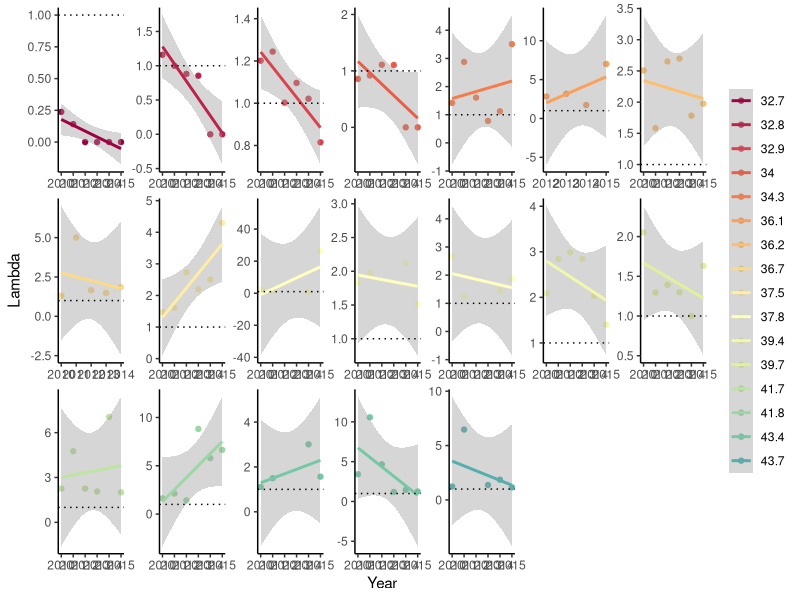
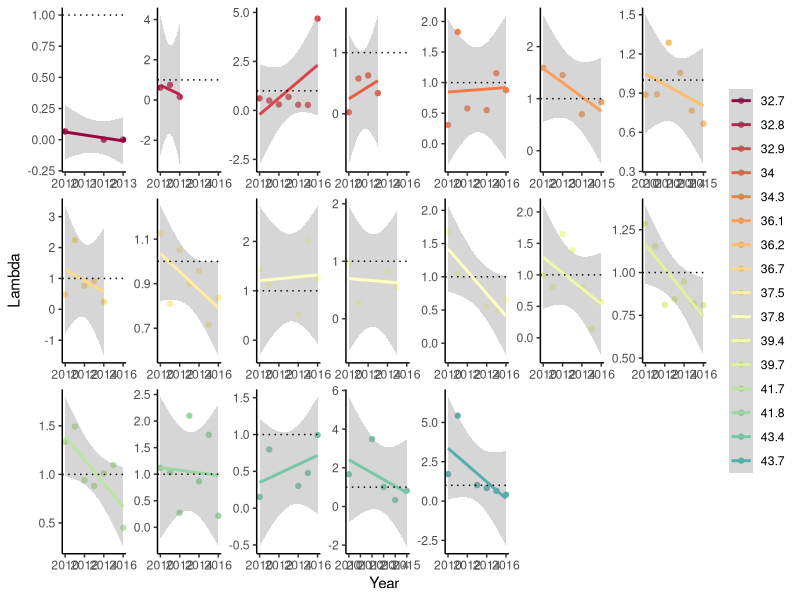
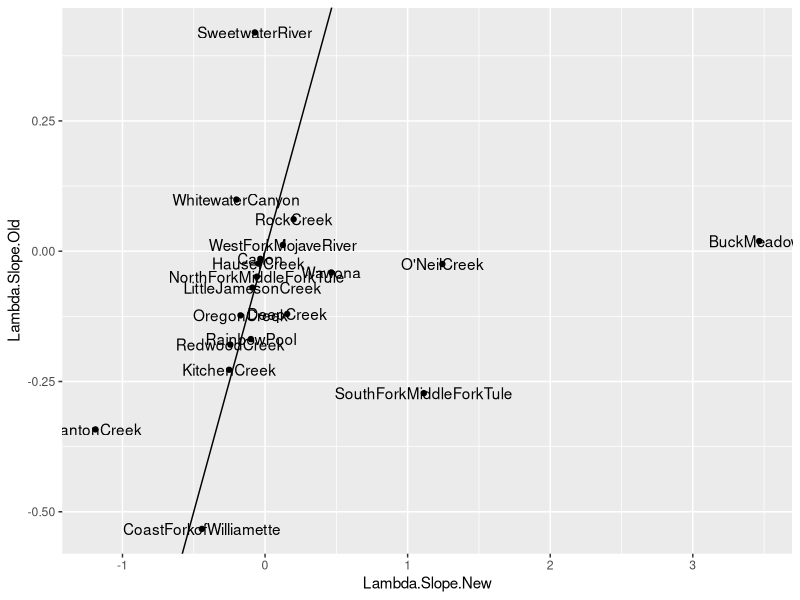
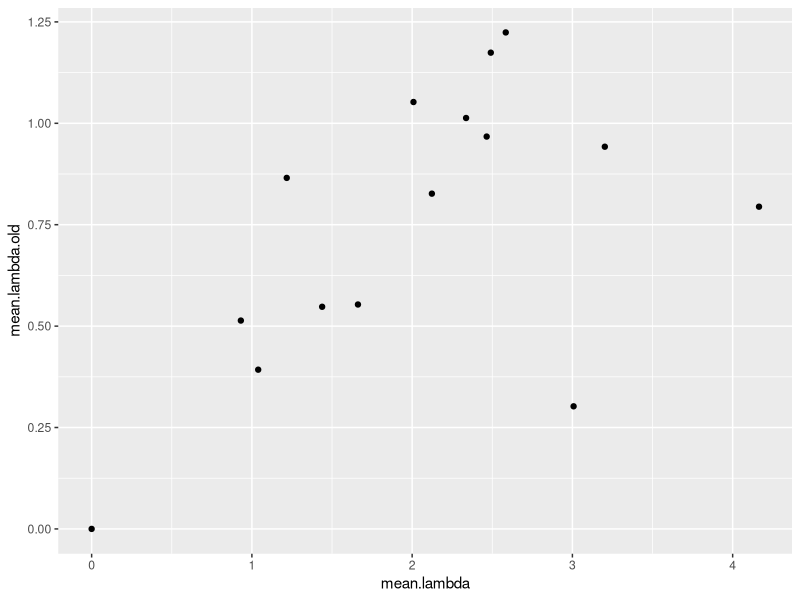

The R source for these figures, in order:
#### PROJECT: Genomic offsets and demographic trajectories of Mimulus cardinalis populations during extreme drought
#### PURPOSE OF THIS SCRIPT: Calculate slopes of lambda versus year as a metric of the rate of demographic decline during drought
#### AUTHOR: Amy Angert
#### DATE LAST MODIFIED: 20230612


#*******************************************************************************
#### 0. Clean workspace and load required packages
#*******************************************************************************

# Remove objects and clear workspace
rm(list = ls(all=TRUE))

# Make vector of packages needed
packages_needed <- c("tidyverse", "RColorBrewer")

# Install packages needed (if not already installed)
for (i in 1:length(packages_needed)){
  if(!(packages_needed[i] %in% installed.packages())){install.packages(packages_needed[i])}
}

# Load packages needed
for (i in 1:length(packages_needed)){
  library(packages_needed[i], character.only = TRUE)
}


#*******************************************************************************
### 1. Read in lambda estimates for each site and year
#*******************************************************************************
dat <- read.csv("data/demography data/siteYear.lambda_2010-2016.csv")

focal.sites <- c("CoastForkofWilliamette",
                 "CantonCreek",
                 "RockCreek",
                 "O'NeilCreek",
                 "DeepCreek",
                 "LittleJamesonCreek",
                 "OregonCreek",
                 "RainbowPool",
                 "Carlon",
                 "BuckMeadows",
                 "Wawona",
                 "RedwoodCreek",
                 "NorthForkMiddleForkTule",
                 "SouthForkMiddleForkTule",
                 "WestForkMojaveRiver",
                 "WhitewaterCanyon",
                 "SweetwaterRiver",
                 "KitchenCreek",
                 "HauserCreek")

dat.old <- read.csv("data/demography data/siteYear.lambda_2010-2016_old.csv") %>% 
  filter(Site %in% focal.sites)


#*******************************************************************************
### 2. Visualize estimates over time for each site
#*******************************************************************************

# N-S color gradient
lat_cols=colorRampPalette(brewer.pal(11,"Spectral"))
n.sites <- length(unique(dat$Site))
color.list <- lat_cols(n.sites)

ggplot(dat, aes(x=Year, y=lambda, color=as.factor(round(Latitude, 1)))) +
  geom_point() +
  geom_smooth(method="lm") +
  scale_color_manual(values=color.list) +
  ylab("Lambda") +
  #ylim(0,2) +
  geom_hline(yintercept=1, linetype="dotted") +
  facet_wrap(~Latitude, scale="free", nrow=3) +
  theme_classic() +
  theme(strip.background = element_blank(), strip.text.x = element_blank(),
        legend.title = element_blank())
# Note: Buck Meadows and Mill Creek slopes are getting pulled up by 2015-16, which had very high recruitment and we assume indicated relatively early recovery. This is part of the rationale for calculating rates of decline as slope until 2014-15.

ggplot(dat.old, aes(x=Year, y=lambda, color=as.factor(round(Latitude, 1)))) +
  geom_point() +
  geom_smooth(method="lm") +
  scale_color_manual(values=color.list) +
  ylab("Lambda") +
  #ylim(0,2) +
  geom_hline(yintercept=1, linetype="dotted") +
  facet_wrap(~Latitude, scale="free", nrow=3) +
  theme_classic() +
  theme(strip.background = element_blank(), strip.text.x = element_blank(),
        legend.title = element_blank())

#*******************************************************************************
### 3. Calculate slopes of lambda over time for each site
#*******************************************************************************

# Note: Mill Creek only has three annual transition estimates (because of 100% plot wash-out in 2010 and flooding that prevented site access in 2013), so Mill Creek should be removed entirely 
dat <- dat %>% filter(Site!="Mill Creek")

# with cleaned lambdas, all years
site.vec <- unique(dat$Site)
slopes.lam <- c()
site.lam <- c()

for (i in 1:length(site.vec)) {
  dat.site <- dat %>% filter(Site==site.vec[i]) 
  mod <- lm(lambda ~ Year, dat.site)
  slopes.lam[i] <- coefficients(mod)[2]
  site.lam[i] <- site.vec[i]
}

slopes.lambda <- bind_cols(site.lam, slopes.lam) %>% 
  dplyr::select(Site=...1, Lambda.Slope.New=...2) %>% 
  mutate(Site = gsub(" ", "", Site))

# with cleaned lambdas, only through 2014-15 because of early recovery at some sites
site.vec <- unique(dat$Site)
slopes.lam.14 <- c()
site.lam <- c()

for (i in 1:length(site.vec)) {
  dat.site <- dat %>% filter(Year<2015) %>% filter(Site==site.vec[i]) 
  mod <- lm(lambda ~ Year, dat.site)
  slopes.lam.14[i] <- coefficients(mod)[2]
  site.lam[i] <- site.vec[i]
}

slopes.lambda.14 <- bind_cols(site.lam, slopes.lam.14) %>% 
  dplyr::select(Site=...1, Lambda.Slope.New.14=...2) %>% 
  mutate(Site = gsub(" ", "", Site))



# compare to preliminary older estimates
site.vec.old <- unique(dat.old$Site)
slopes.lam.old <- c()
site.lam.old <- c()

for (i in 1:length(site.vec.old)) {
  dat.site.old <- dat.old %>% filter(Site==site.vec.old[i])
  mod <- lm(lambda ~ Year, dat.site.old)
  slopes.lam.old[i] <- coefficients(mod)[2]
  site.lam.old[i] <- site.vec.old[i]
}

slopes.lambda.old <- bind_cols(site.lam.old, slopes.lam.old) %>% 
  dplyr::select(Site=...1, Lambda.Slope.Old=...2) 

slopes.all <- left_join(slopes.lambda, slopes.lambda.14) %>% left_join(slopes.lambda.old)

ggplot(data=slopes.all, aes(x=Lambda.Slope.New, y=Lambda.Slope.Old, label=Site)) +
  geom_point() + 
  geom_text() + 
  geom_abline() 


# Add Latitude and other covariates back in
covar <- dat.old %>% 
  dplyr::select(Site, Latitude, Longitude, Elevation, Region, RegionRank) %>% 
  unique()

slopes.lambda <- left_join(slopes.lambda, covar, by="Site") 


#*******************************************************************************
### 4. Calculate mean lambda during drought for each site
#*******************************************************************************

dat.mean <- dat %>% 
  group_by(Latitude, Site) %>% 
  filter(Year==2012|Year==2013|Year==2014) %>% 
  summarize(mean.lambda = exp(mean(log(lambda), na.omit=TRUE))) #GEOMETRIC mean

# compare to preliminary older estimates
dat.mean.old <- dat.old %>% 
  group_by(Latitude, Site) %>% 
  filter(Year==2012|Year==2013|Year==2014) %>% 
  summarize(mean.lambda.old = exp(mean(log(lambda), na.omit=TRUE))) #GEOMETRIC mean

means.all <- left_join(dat.mean, dat.mean.old, by="Latitude")

ggplot(data=means.all, aes(x=mean.lambda, y=mean.lambda.old)) +
  geom_point() 

# Join to slopes
demog.response <- left_join(slopes.lambda, means.all, by=c("Site"="Site.y")) %>% 
  select(Site, Latitude=Latitude.x, Longitude, Elevation, Region, RegionRank, lambda.slope = Lambda.Slope.New, lambda.mean = mean.lambda)

# Save to .csv file 
write.csv(demog.response,"data/demography data/siteYear.lambda_responses_2010-2015.csv",row.names=FALSE)
